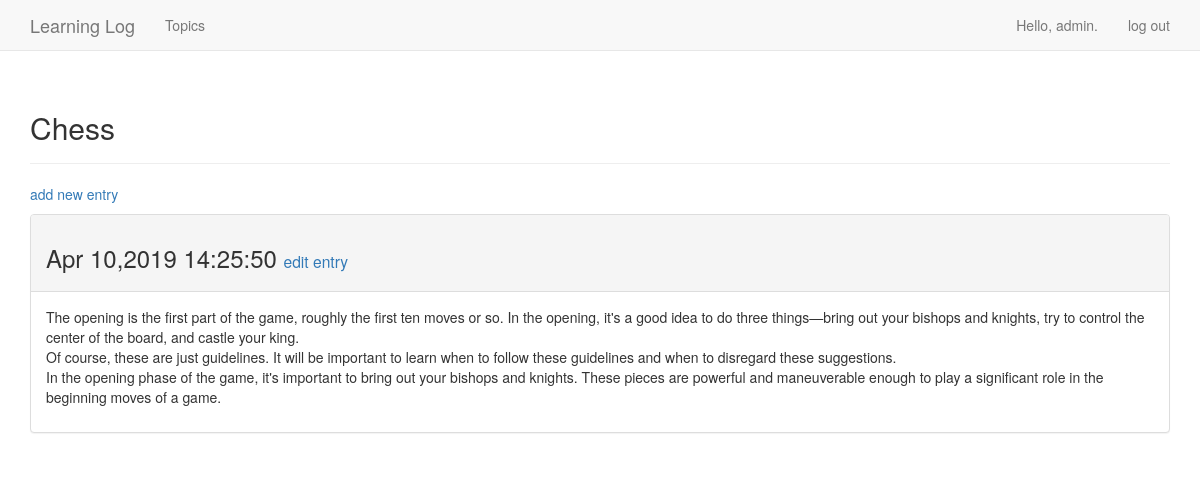
The page /topics/1/ (signed in) on the database its author committed.
### learning_logs/models.py (models this page shows, shortened)
class Topic(models.Model):
    text = models.CharField(max_length=200)
    alters_data = models.DateTimeField(auto_now_add=True)
    owner = models.ForeignKey(User,on_delete=models.CASCADE)
    def __str__(self):
        return self.text

class Entry(models.Model):
    topic = models.ForeignKey(Topic,on_delete=models.CASCADE)
    text = models.TextField()
    data_added = models.DateTimeField(auto_now_add=True)
    class Meta:
        verbose_name_plural = 'entries'

### learning_logs/views.py (the view)
# urls.py: url(r'^topics/(?P<topic_id>\d+)/$',views.topic,name='topic'),
@login_required
def topic(request,topic_id):
    topic = Topic.objects.get(id=topic_id)
    if topic.owner != request.user:
        raise Http404
    entries = topic.entry_set.order_by('data_added')
    context = {'topic':topic,'entries':entries}
    return render(request,'learning_logs/topic.html',context)

### learning_logs/templates/learning_logs/topic.html
{% extends 'learning_logs/base.html' %}
{% block header %}
    <h2>{{ topic }}</h2>
{% endblock header %}
{% block content %}
    <p>
        <a href="{% url 'new_entry' topic.id %}">add new entry</a>
    </p>
    {% for entry in entries %}
        <div class="panel panel-default">
            <div class="panel-heading">
                <h3>
                    {{ entry.data_added|date:'M d,Y H:i:s' }}
                    <small>
                        <a href="{% url 'edit_entry' entry.id %}">edit entry</a>
                    </small>
                </h3>
            </div>
            <div class="panel-body">
                {{ entry.text|linebreaks }}
            </div>
        </div>
    {% empty %}
        There are no entries for this topic yet.
    {% endfor %}
{% endblock content %}

### learning_logs/templates/learning_logs/base.html (shortened to what this page needs)
{% load bootstrap3 %}
<!DOCTYPE html>
<html lang="en">
<head>
    {% bootstrap_css %}
    <body>
        <nav class="navbar navbar-default navbar-static-top">
           <div class="container">
                <div class="navbar-header">
                    <a class="navbar-brand" href="{% url 'index' %}">Learning Log</a>
                </div>
                <div id="navbar" class="navbar-collapse collapsed">
                    <ul class="nav navbar-nav">
                        <li><a href="{% url 'topics' %}">Topics</a></li>
                    </ul>
                    <ul class="nav navbar-nav navbar-right">
                        {% if user.is_authenticated %}
                                <li><a>Hello, {{ user.username }}.</a></li>
                                <li><a href="{% url 'logout' %}">log out</a></li>
                        {% else %}
                            <li><a href="{% url 'register' %}">register</a></li>
                            <li><a href="{% url 'login' %}">log in</a></li>
                        {% endif %}
                    </ul>
                </div>
           </div>
        </nav>
        <div class="container">
            <div class="page-header">
                {% block header %}{% endblock header %}
            </div>
            <div>
                {% block content %}{% endblock content %}
            </div>
        </div>
    </body>
</head>
</html>

### rows shown on the page
Topic: text "Chess"
Entry: data_added "Apr 10,2019 14:25:50", text "The opening is the first part of the game, roughly the first ten moves or so. In the opening, it's a good idea to do three things—bring out your bishops and knights, try to control the center of the board, and castle your king. Of course, these are just guidelines. It will be important to learn when to follow these guidelines and when to disregard these suggestions. In the opening phase of the game, it's important to bring out your bishops and knights. These pieces are powerful and maneuverable enough to play a significant role in the beginning moves of a game."

### other values the page prints
{{ user.username }} "admin"
